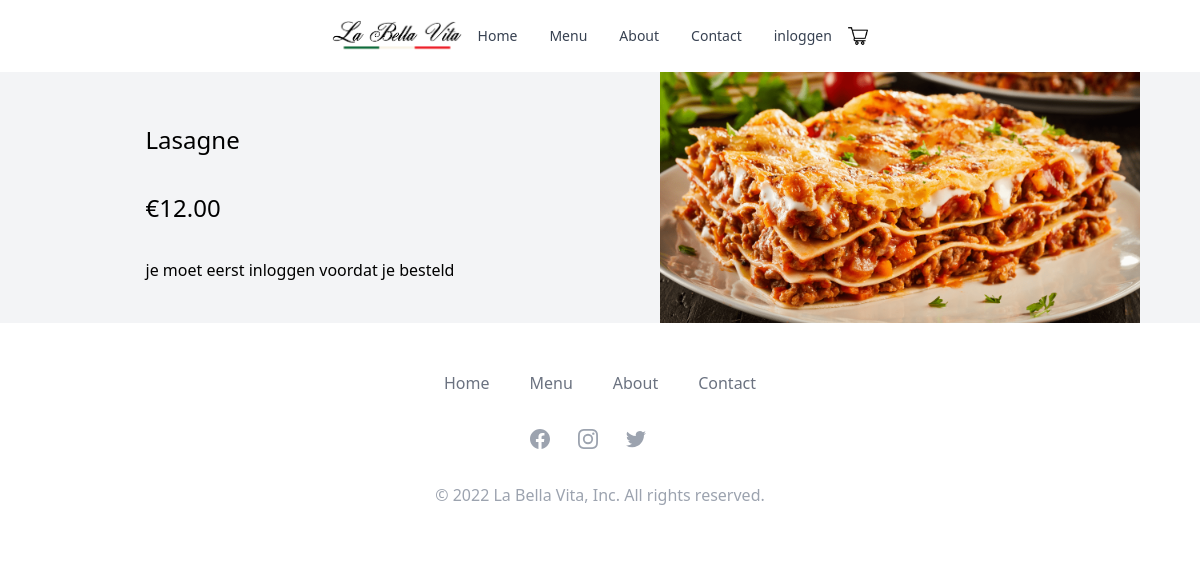
The app's page /detail.php?id=15 with its own data.
### tables this page shows
CREATE TABLE IF NOT EXISTS `products` (
	`id` int(11) NOT NULL AUTO_INCREMENT,
	`naam` varchar(200) NOT NULL,
  `short_desc` text NOT NULL,
	`desc` text NOT NULL,
	`quantity` int(11) NOT NULL,
	`image` text NOT NULL,
   `price` decimal(7,2) NOT NULL,
	`date_added` datetime NOT NULL DEFAULT CURRENT_TIMESTAMP,
	PRIMARY KEY (`id`)
);

### database.php (called while the page is built, shortened)
<?php
class DB {
    protected function connect() {
          $server = "localhost";
          $username = "root";
          $password = "";
          $dbname = "restaurant";
          try {
               $conn = new PDO(
                    "mysql:host=$server; dbname=$dbname",
                    "$username", "$password"
               );
               $conn->setAttribute(
                    PDO::ATTR_ERRMODE,
                    PDO::ERRMODE_EXCEPTION
               );
               return $conn;
          }
          catch(PDOException $e) {
               die('Unable to connect with the database');
          }
     }
    public function getDetail() {
     $stmt = $this->connect()->prepare("SELECT * FROM products WHERE id = :id");
     $stmt->bindParam(":id", $_GET["id"]);
     $stmt->execute();
     return $stmt;
    }
}
?>

### detail.php (the view, shortened to what this page needs)
<?php
include('database.php');
$db = new DB();
$details = $db->getDetail();
$conn = pdo_connect_mysql();
?>
<!DOCTYPE html>
<html lang="en">
<head>
    <script src="https://cdn.tailwindcss.com"></script>
</head>
<body>
    <nav class="bg-white px-2 sm:px-4 py-2.5 light:bg-gray-900 relative w-full z-20 top-0 left-0">
        <div class="container flex flex-wrap justify-between items-center mx-auto">
            <div class="hidden justify-between items-center w-full md:flex md:w-auto md:order-1" id="navbar">
                <a href="index.php"><img src="src/images/logo.png" class="max-w-full h-8"></a>
                <ul class="flex flex-col p-4 mt-4 bg-gray-50 rounded-lg border border-gray-100 md:flex-row md:space-x-8 md:mt-0 md:text-sm md:font-medium md:border-0 md:bg-white light:bg-gray-800 md:light:bg-gray-900 light:border-gray-700">
                <li>
                        <a href="index.php" class="block py-2 pr-4 pl-3 text-gray-700 rounded hover:bg-gray-100 md:hover:bg-transparent md:hover:text-red-700 md:p-0 md:light:hover:text-white light:text-gray-400 light:hover:bg-gray-700 light:hover:text-white md:light:hover:bg-transparent light:border-gray-700">Home</a>
                    </li>
                    <li>
                        <a href="menu.php" class="block py-2 pr-4 pl-3 text-gray-700 rounded hover:bg-gray-100 md:hover:bg-transparent md:hover:text-red-700 md:p-0 md:light:hover:text-white light:text-gray-400 light:hover:bg-gray-700 light:hover:text-white md:light:hover:bg-transparent light:border-gray-700">Menu</a>
                    </li>
                    <li>
                        <a href="about.php" class="block py-2 pr-4 pl-3 text-gray-700 rounded hover:bg-gray-100 md:hover:bg-transparent md:hover:text-red-700 md:p-0 md:light:hover:text-white light:text-gray-400 light:hover:bg-gray-700 light:hover:text-white md:light:hover:bg-transparent light:border-gray-700">About</a>
                    </li>
                    <li>
                        <a href="contact.php" class="block py-2 pr-4 pl-3 text-gray-700 rounded hover:bg-gray-100 md:hover:bg-transparent md:hover:text-red-700 md:p-0 md:light:hover:text-white light:text-gray-400 light:hover:bg-gray-700 light:hover:text-white md:light:hover:bg-transparent light:border-gray-700">Contact</a>
                    </li>
                    <div class="form">
                        <?php
                        if (isset($_SESSION["userid"])) {
                            if ($_SESSION["username"] === "Admin") {
                                $present_time = date("H:i:s-m/d/y");
                                $expiry = 60 * 24 * 60 * 60 + time();
                                setcookie("last_visit", $present_time, $expiry);
                                if (isset($_COOKIE["last_visit"])) {
                                    $last_visit = $_COOKIE["last_visit"];
                                    $last_seen = $conn->prepare("UPDATE users SET last_seen = ? WHERE id = ?");
                                    $last_seen->execute([$last_visit, $_SESSION["userid"]]);
                                }
                        ?>
                                <a href="admin.php" class="mr-4">Admin</a>
                                <a href="includes/logout.inc.php">Logout</a>
                            <?php
                            } else {
                                $present_time = date("H:i:s-m/d/y");
                                $expiry = 60 * 24 * 60 * 60 + time();
                                setcookie("last_visit", $present_time, $expiry);
                                if (isset($_COOKIE["last_visit"])) {
                                    $last_visit = $_COOKIE["last_visit"];
                                    $last_seen = $conn->prepare("UPDATE users SET last_seen = ? WHERE id = ?");
                                    $last_seen->execute([$last_visit, $_SESSION["userid"]]);
                                }
                            ?>
                                <a class="mr-4" href="profiel.php?naam=<?= $_SESSION["username"] ?>"><?= $_SESSION["username"] ?></a>
                                <a href="includes/logout.inc.php">Logout</a>
                            <?php
                            }
                        } else {
                            ?>
                            <a href="login.php" class="block py-2 pr-4 pl-3 text-gray-700 rounded hover:bg-gray-100 md:hover:bg-transparent md:hover:text-red-700 md:p-0 md:light:hover:text-white light:text-gray-400 light:hover:bg-gray-700 light:hover:text-white md:light:hover:bg-transparent light:border-gray-700">inloggen</a>
                        <?php
                        }
                        ?>
                    </div>
                </ul>
                <div>
                    <a href="index.php?page=winkel" class="object-right block py-2 pr-4 pl-3 text-gray-700 rounded hover:bg-gray-100 md:hover:bg-transparent md:hover:text-red-700 md:p-0 md:light:hover:text-white light:text-gray-400 light:hover:bg-gray-700 light:hover:text-white md:light:hover:bg-transparent light:border-gray-700"><img src="src/images/winkel.png" height="10px" width="20px"></a>
                </div>
            </div>
        </div>
    </nav>
    <div class="container-fluid mx-auto flex flex-col md:flex-row items-center bg-gray-100 ">
        <div class="flex flex-col w-full lg:w-1/2 justify-center items-center px-15 ">
            <?php foreach ($details as $data) {
               $naam = $data['naam'];
                $price = $data['price'];
                $image = $data['image'];
                $quantity = $data['quantity'];
            }
            ?>
                <form action="winkel.php" method="post">
                    <p class="text-2xl font-light leading-normal mt-2 mb-8"><?= $naam ?> </p>
                    <p class="text-2xl font-light leading-normal mt-2 mb-8">&euro;<?= $price ?> </p>
                    <?php
                    if (isset($_SESSION["userid"])) {
                    if ($quantity <= 0) {
                    ?>
                        <p>Product is niet meer op voorraad</p>
                    <?php } else { ?>
                        <input type="number" name="p_qty" value="1" min="1" max="<?= $quantity?>" placeholder="Quantity" required>
                        <button class="text-l font-bold leading-tight bg-green-500 hover:text-white text-black font-bold py-3 px-12 " name="add_to_cart">In winkelmandje</button>
                    <?php
                    }
                } else {
                    ?>
                        <p>je moet eerst inloggen voordat je besteld</p>
                    <?php
                    }
                    ?>
                </form>
        </div>
        <div class="flex flex-col w-full lg:w-1/2 justify-center items-center px-15">
            <img class="w-full lg:w-4/5" src="src/images/<?= $image ?>">
        </div>
    </div>
    <section class="bg-white">
        <div class="max-w-screen-xl px-4 py-12 mx-auto space-y-8 overflow-hidden sm:px-6 lg:px-8">
            <nav class="flex flex-wrap justify-center -mx-5 -my-2">
                <div class="px-5 py-2">
                    <a href="index.php" class="text-base leading-6 text-gray-500 hover:text-gray-900">Home</a>
                </div>
                <div class="px-5 py-2">
                    <a href="menu.php" class="text-base leading-6 text-gray-500 hover:text-gray-900">Menu</a>
                </div>
                <div class="px-5 py-2">
                    <a href="about.php" class="text-base leading-6 text-gray-500 hover:text-gray-900">About</a>
                </div>
                <div class="px-5 py-2">
                    <a href="contact.php" class="text-base leading-6 text-gray-500 hover:text-gray-900">Contact</a>
                </div>
            </nav>
            <div class="flex justify-center mt-8 space-x-6">
                <a href="https://www.facebook.com/Trattorialabellavitacasto/" class="text-gray-400 hover:text-gray-500">
                </a>
                <a href="https://www.instagram.com/labellavitacasto.nl/" class="text-gray-400 hover:text-gray-500">
                </a>
                <a href="#" class="text-gray-400 hover:text-gray-500">
                </a>
                <a href="#" class="text-gray-400 hover:text-gray-500">
            </div>
            <p class="mt-8 text-base leading-6 text-center text-gray-400">© 2022 La Bella Vita, Inc. All rights
                reserved.</p>
        </div>
    </section>
</body>
</html>

### records on screen
products: naam "Lasagne", price "12.00", image (picture)
